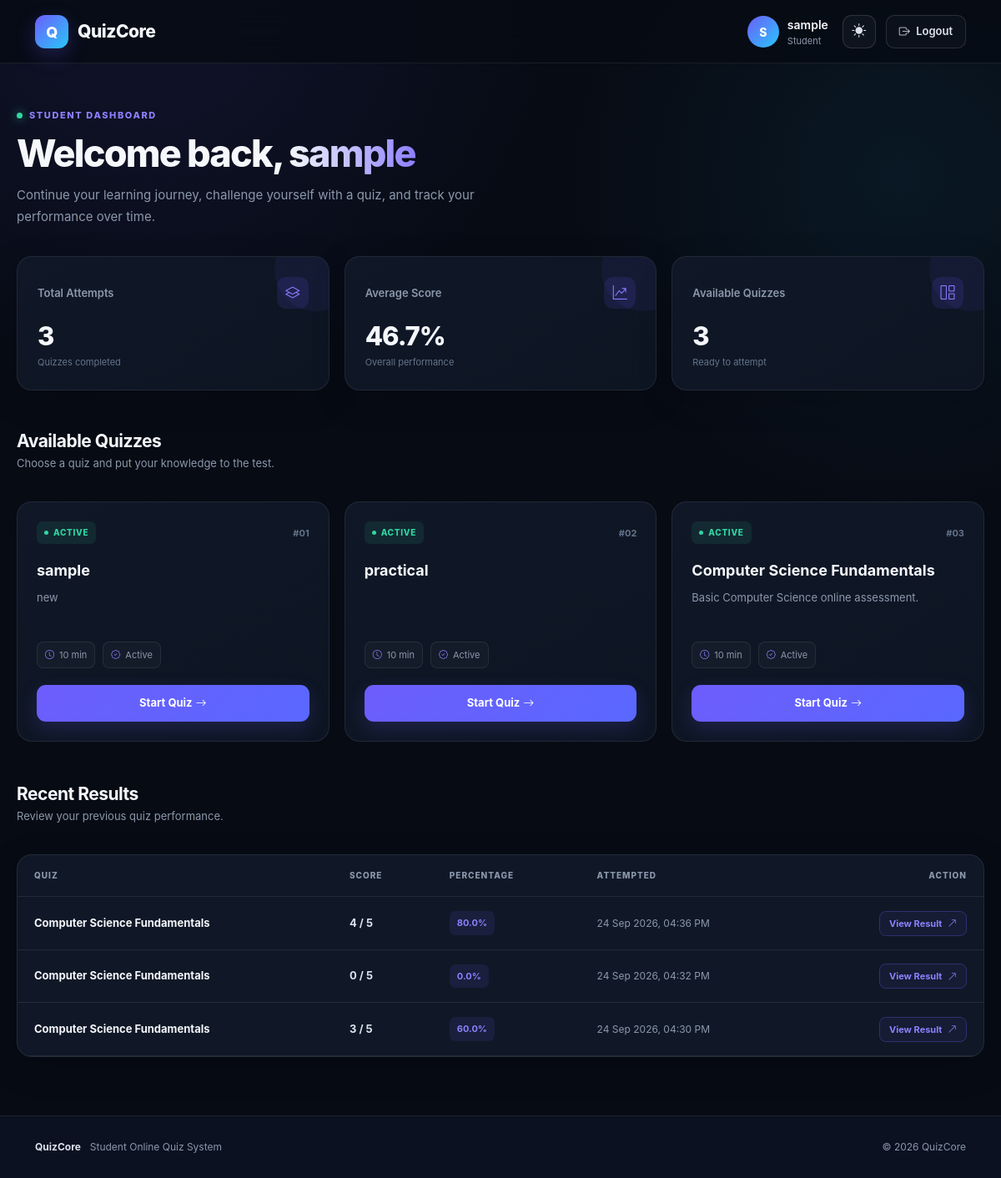
The app's page /student/dashboard.php (signed in) with its own data.
### tables this page shows
CREATE TABLE `quizzes` (
    `id` INT(11) NOT NULL AUTO_INCREMENT,

    `title` VARCHAR(200) NOT NULL,
    `description` TEXT DEFAULT NULL,

    `start_at` DATETIME DEFAULT NULL,
    `end_at` DATETIME DEFAULT NULL,

    `duration` INT(11) NOT NULL DEFAULT 10,

    `max_attempts` INT(11) NOT NULL DEFAULT 1,

    `passing_percentage` DECIMAL(5,2) NOT NULL DEFAULT 50.00,

    `random_questions` TINYINT(1) NOT NULL DEFAULT 0,

    `random_options` TINYINT(1) NOT NULL DEFAULT 0,

    `show_result` TINYINT(1) NOT NULL DEFAULT 1,

    `allow_review` TINYINT(1) NOT NULL DEFAULT 1,

    `negative_marking` TINYINT(1) NOT NULL DEFAULT 0,

    `negative_marks` DECIMAL(5,2) NOT NULL DEFAULT 0.00,

    `status` ENUM('active','inactive') NOT NULL DEFAULT 'active',

    `created_at` TIMESTAMP NOT NULL DEFAULT CURRENT_TIMESTAMP,

    PRIMARY KEY (`id`)
);

CREATE TABLE `results` (
    `id` INT(11) NOT NULL AUTO_INCREMENT,

    `user_id` INT(11) NOT NULL,

    `quiz_id` INT(11) NOT NULL,

    `score` INT(11) NOT NULL,

    `total_questions` INT(11) NOT NULL,

    `percentage` DECIMAL(5,2) NOT NULL,

    `attempted_at` TIMESTAMP NOT NULL DEFAULT CURRENT_TIMESTAMP,

    `passed` TINYINT(1) NOT NULL DEFAULT 0,

    PRIMARY KEY (`id`),

    KEY `user_id` (`user_id`),

    KEY `quiz_id` (`quiz_id`),

    CONSTRAINT `results_ibfk_1`
        FOREIGN KEY (`user_id`)
        REFERENCES `users` (`id`)
        ON DELETE CASCADE,

    CONSTRAINT `results_ibfk_2`
        FOREIGN KEY (`quiz_id`)
        REFERENCES `quizzes` (`id`)
        ON DELETE CASCADE
);

### student/dashboard.php (the view, shortened to what the rows shown need)
<?php
require_once "../config/db.php";
$userId = $_SESSION["user_id"];
$studentName = $_SESSION["name"];
$quizzes = $conn->query(
    "SELECT *
     FROM quizzes
     WHERE status = 'active'
     ORDER BY id DESC"
);
$stmt = $conn->prepare(
    "SELECT
        r.id,
        r.score,
        r.total_questions,
        r.percentage,
        r.attempted_at,
        q.title
     FROM results r
     JOIN quizzes q ON r.quiz_id = q.id
     WHERE r.user_id = ?
     ORDER BY r.attempted_at DESC"
);
$stmt->bind_param("i", $userId);
$stmt->execute();
$previousResults = $stmt->get_result();
?>
<!DOCTYPE html>
<html lang="en">
<head>
    <link
        href="https://cdn.jsdelivr.net/npm/bootstrap@5.3.3/dist/css/bootstrap.min.css"
        rel="stylesheet">
    <link
        rel="stylesheet"
        href="https://cdn.jsdelivr.net/npm/bootstrap-icons@1.11.3/font/bootstrap-icons.min.css">
</head>
<body>
<main>
    <div class="dashboard-wrapper">
        <section class="welcome-section">
            <h1 class="welcome-title">
                Welcome back,
                <span>
                    <?php
                    echo htmlspecialchars(
                        $studentName
                    );
                    ?>
                </span>
            </h1>
        </section>
        <section>
            <div class="section-heading">
                <div>
                    <h2 class="section-title">
                        Available Quizzes
                    </h2>
                </div>
            </div>
            <div class="quiz-grid">
                <?php if ($quizzes->num_rows > 0): ?>
                    <?php
                    $quizNumber = 1;
                    while (
                        $quiz =
                        $quizzes->fetch_assoc()
                    ):
                    ?>
                        <article class="quiz-card">
                            <div class="quiz-top">
                                <span
                                    class="active-badge">
                                    <span
                                        class="active-dot">
                                    </span>
                                    ACTIVE
                                </span>
                                <span
                                    class="quiz-number">
                                    #<?= str_pad(
                                        $quizNumber,
                                        2,
                                        "0",
                                        STR_PAD_LEFT
                                    ) ?>
                                </span>
                            </div>
                            <h3 class="quiz-title">
                                <?php
                                echo htmlspecialchars(
                                    $quiz["title"]
                                );
                                ?>
                            </h3>
                            <p
                                class="quiz-description">
                                <?php
                                echo htmlspecialchars(
                                    $quiz["description"]
                                );
                                ?>
                            </p>
                            <div class="quiz-meta">
                                <span class="meta-item">
                                    <i
                                        class="bi bi-clock">
                                    </i>
                                    <?php
                                    echo $quiz[
                                        "duration"
                                    ];
                                    ?>
                                    min
                                </span>
                                <span class="meta-item">
                                    <i
                                        class="bi bi-patch-check">
                                    </i>
                                    Active
                                </span>
                            </div>
                            <a
                                href="../quiz/start.php?id=<?php echo $quiz["id"]; ?>"
                                class="start-btn d-flex align-items-center justify-content-center">
                                Start Quiz
                                <i
                                    class="bi bi-arrow-right ms-1">
                                </i>
                            </a>
                        </article>
                    <?php
                        $quizNumber++;
                    endwhile;
                    ?>
                <?php endif; ?>
            </div>
        </section>
        <section>
            <div class="section-heading">
                <div>
                    <h2 class="section-title">
                        Recent Results
                    </h2>
                </div>
            </div>
            <div class="results-card">
                <div class="table-responsive">
                    <table class="table results-table">
                        <thead>
                            <tr>
                                <th>
                                    Quiz
                                </th>
                                <th>
                                    Score
                                </th>
                                <th>
                                    Percentage
                                </th>
                                <th>
                                    Attempted
                                </th>
                                <th class="text-end">
                                    Action
                                </th>
                            </tr>
                        </thead>
                        <tbody>
                            <?php if (
                                $previousResults->num_rows > 0
                            ): ?>
                                <?php
                                while (
                                    $row =
                                    $previousResults
                                    ->fetch_assoc()
                                ):
                                ?>
                                    <tr>
                                        <td>
                                            <div
                                                class="quiz-result-name">
                                                <?php
                                                echo htmlspecialchars(
                                                    $row["title"]
                                                );
                                                ?>
                                            </div>
                                        </td>
                                        <td>
                                            <span
                                                class="score-value">
                                                <?php
                                                echo $row[
                                                    "score"
                                                ];
                                                ?>
                                                /
                                                <?php
                                                echo $row[
                                                    "total_questions"
                                                ];
                                                ?>
                                            </span>
                                        </td>
                                        <td>
                                            <span
                                                class="percentage-badge">
                                                <?php
                                                echo number_format(
                                                    (float)
                                                    $row[
                                                        "percentage"
                                                    ],
                                                    1
                                                );
                                                ?>%
                                            </span>
                                        </td>
                                        <td>
                                            <span
                                                class="date-text">
                                                <?php
                                                echo date(
                                                    "d M Y, h:i A",
                                                    strtotime(
                                                        $row[
                                                            "attempted_at"
                                                        ]
                                                    )
                                                );
                                                ?>
                                            </span>
                                        </td>
                                        <td
                                            class="text-end">
                                            <a
                                                href="../quiz/result.php?id=<?php echo $row["id"]; ?>"
                                                class="result-btn">
                                                View Result
                                                <i
                                                    class="bi bi-arrow-up-right ms-1">
                                                </i>
                                            </a>
                                        </td>
                                    </tr>
                                <?php endwhile; ?>
                            <?php endif; ?>
                        </tbody>
                    </table>
                </div>
            </div>
        </section>
    </div>
</main>
</body>
</html>

### records on screen
quizzes: quizNumber "01", title "sample", description "new", duration "10"
quizzes: quizNumber "02", title "practical", duration "10"
quizzes: quizNumber "03", title "Computer Science Fundamentals", description "Basic Computer Science online assessment.", duration "10"
results: quiz.title "Computer Science Fundamentals", score "4", total_questions "5", percentage "80.0", attempted_at "24 Sep 2026, 04:36 PM"
results: quiz.title "Computer Science Fundamentals", score "0", total_questions "5", percentage "0.0", attempted_at "24 Sep 2026, 04:32 PM"
results: quiz.title "Computer Science Fundamentals", score "3", total_questions "5", percentage "60.0", attempted_at "24 Sep 2026, 04:30 PM"

### other values on screen
$studentName "sample"
$attempts "3"
$average "46.7"
$quizzes->num_rows "3"
